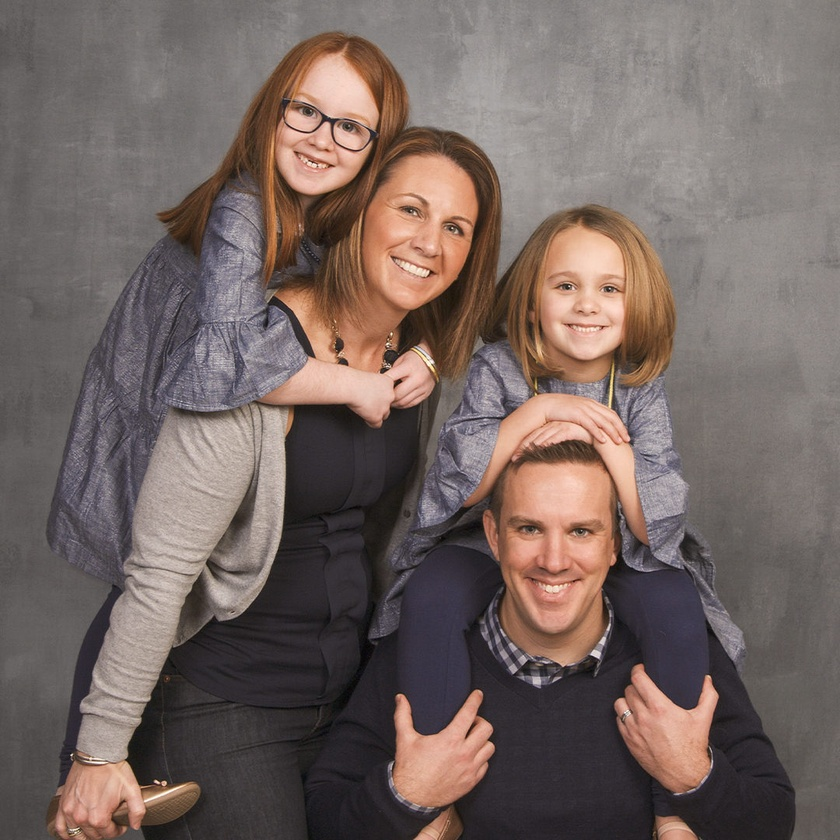
#> input picture 01.jpg, 840 x 840 px, shrunk from 1080 x 1080 before the run
$ python EyeDetection.py
#> lines starting #> are read from the running program, lines starting #| are printed output that depends on the picture; after the words box and inside, x2 and y2 are one past the last pixel; in counts of white or black regions, pixels touching at a corner belong together
import cv2

# Load Haar cascades directly from OpenCV's data folder
face_cascade = cv2.CascadeClassifier(cv2.data.haarcascades + 'haarcascade_frontalface_default.xml')
eye_cascade = cv2.CascadeClassifier(cv2.data.haarcascades + 'haarcascade_eye.xml')

# Read an image
img = cv2.imread('01.jpg')
#> img is the input picture: shape (840, 840, 3); mean B, G, R 97.3, 101.7, 116.3
gray = cv2.cvtColor(img, cv2.COLOR_BGR2GRAY)
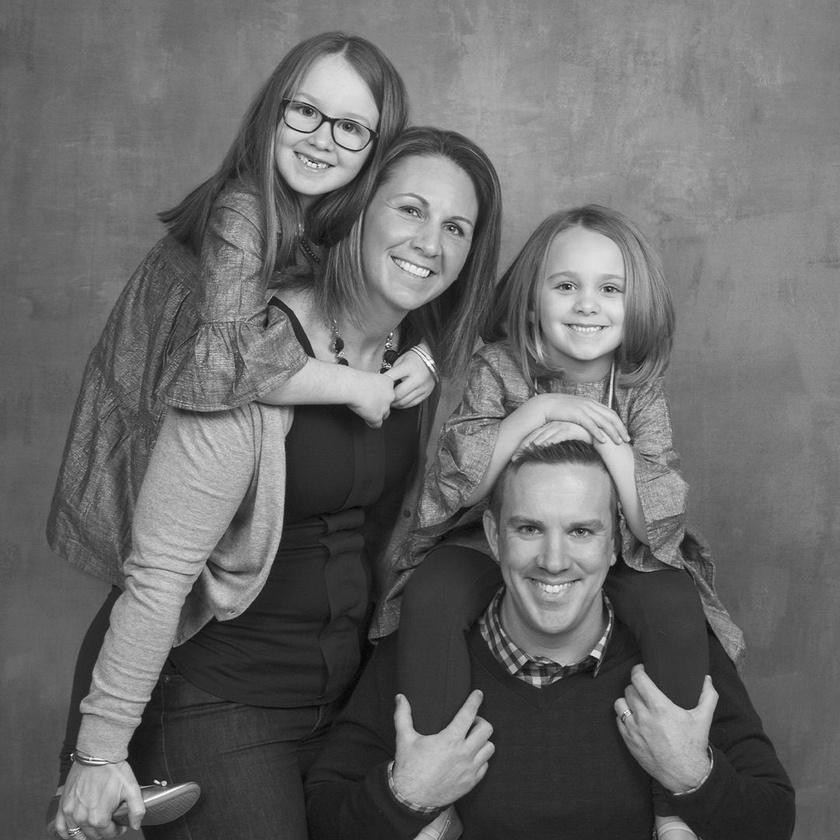
#> gray: shape (840, 840); min 2, max 252, mean 105.5

# Detect faces
faces = face_cascade.detectMultiScale(gray, 1.3, 5)
#> faces = [[265, 72, 126, 126], [529, 241, 116, 116], [367, 169, 128, 128], [487, 479, 135, 135]]

for (x, y, w, h) in faces:
    cv2.rectangle(img, (x, y), (x+w, y+h), (255, 0, 0), 2)

    # Region of interest (inside face)
    roi_gray = gray[y:y+h, x:x+w]
    roi_color = img[y:y+h, x:x+w]

    # Detect eyes in the ROI
    eyes = eye_cascade.detectMultiScale(roi_gray, 1.1, 3)

    for (ex, ey, ew, eh) in eyes:
        cv2.rectangle(roi_color, (ex, ey), (ex+ew, ey+eh), (0, 255, 0), 2)
#> this loop made 4 passes
#> (x, y, w, h, eyes) on passes 1 to 4: (265, 72, 126, 126, [[72, 44, 23, 23], [35, 77, 32, 32]]), (529, 241, 116, 116, [[21, 29, 31, 31], [67, 36, 25, 25]]), (367, 169, 128, 128, [[73, 48, 26, 26], [21, 21, 43, 43]]), (487, 479, 135, 135, [[24, 33, 36, 36], [77, 38, 29, 29]])
#> pass 1, `roi_gray = gray[y:y+h, x:x+w]`:
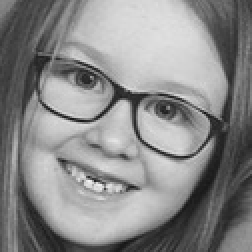
#> roi_gray: shape (126, 126) (shown 2 times larger); min 20, max 245, mean 137.2
#> pass 1, `roi_color = img[y:y+h, x:x+w]`:
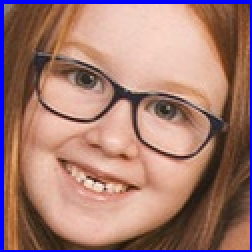
#> roi_color: shape (126, 126, 3) (shown 2 times larger); mean B, G, R 114.8, 122.3, 163.3
#> pass 2, `roi_color = img[y:y+h, x:x+w]`:
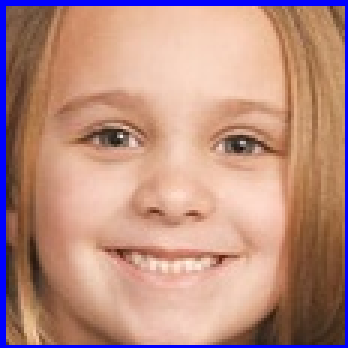
#> roi_color: shape (116, 116, 3) (shown 3 times larger); mean B, G, R 129.6, 141.8, 185.5
#> after the loop:
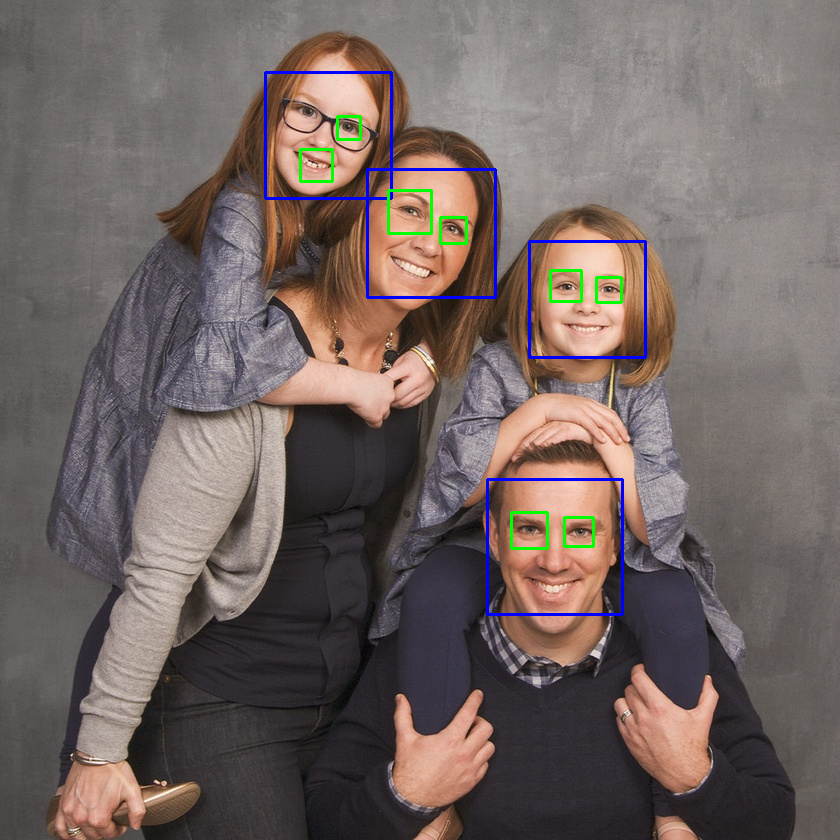
#> img: shape (840, 840, 3); 1.26% of pixels changed, all inside (x1, y1, x2, y2) = (264, 71, 647, 616)
#> after the loop:
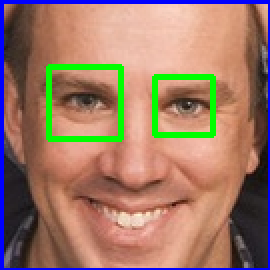
#> roi_color: shape (135, 135, 3) (shown 2 times larger); mean B, G, R 103.8, 121.9, 157
#> after the loop:
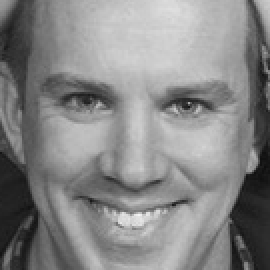
#> roi_gray: shape (135, 135) (shown 2 times larger); min 14, max 245, mean 134.5

cv2.imshow('Eye Detection', img)
cv2.waitKey(0)
cv2.destroyAllWindows()

$ run again, with 02.jpg copied over 01.jpg
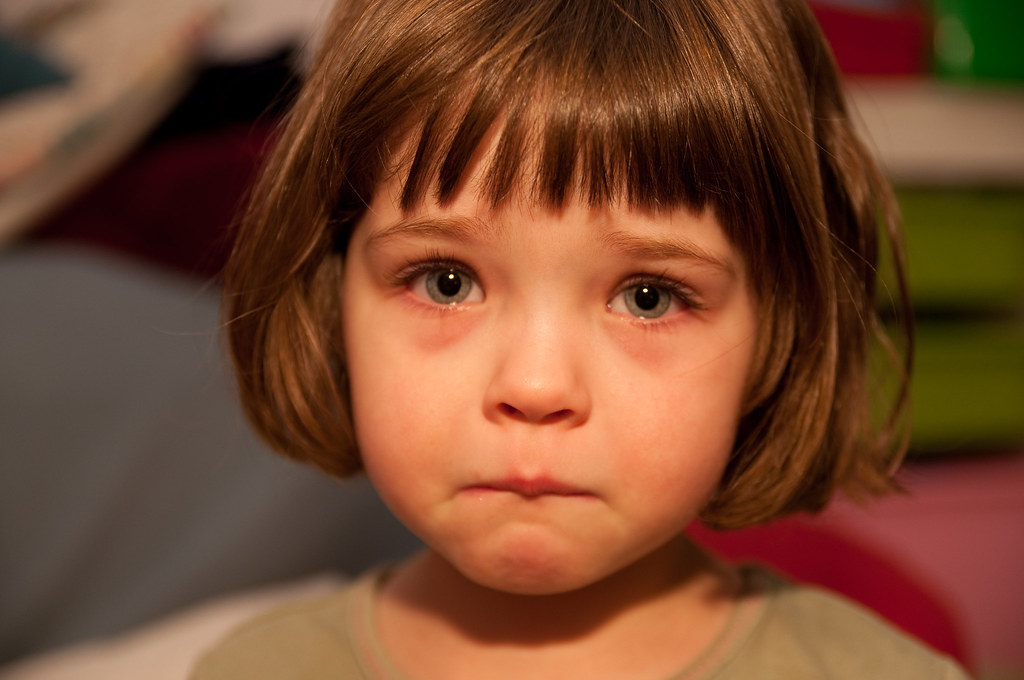
#> input picture 02.jpg, 1024 x 680 px
#> img is the input picture: shape (680, 1024, 3); mean B, G, R 47.4, 72.5, 118.4
#> `gray = cv2.cvtColor(img, cv2.COLOR_BGR2GRAY)`:
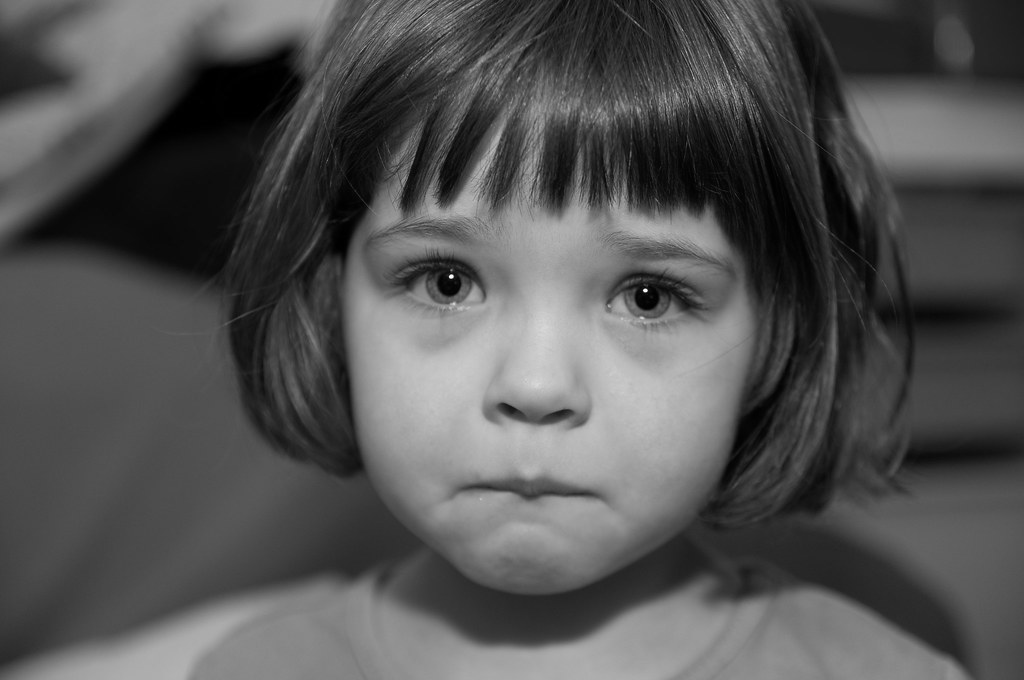
#> gray: shape (680, 1024); min 0, max 253, mean 83.4
#> faces = [[305, 119, 467, 467]]
#> the loop `for (x, y, w, h) in faces:` made 1 pass
#> after the loop `for (x, y, w, h) in faces:`:
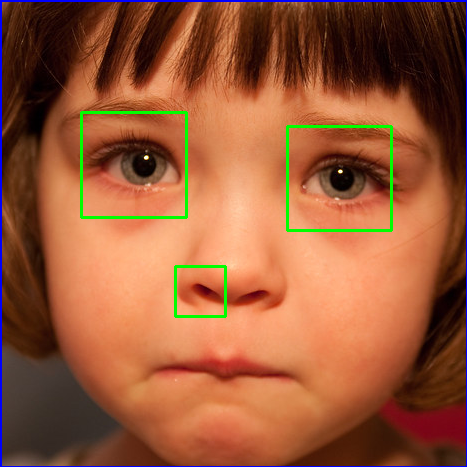
#> roi_color: shape (467, 467, 3); mean B, G, R 57, 88.7, 151.6
